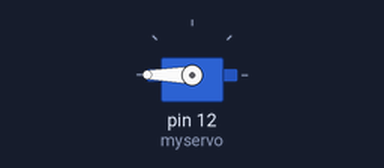
Bench run of a sketch on a simulated Arduino Uno, built with avr-gcc and run on an emulated ATmega328P. On the bench: servo.

Above: at 0.05 s.
Timing chart, 0 to 4.6 s (numbered marks = the images above):
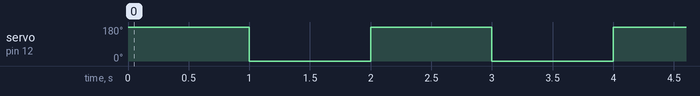

The sketch:

servo_motor.ino
```cpp
#include <Servo.h>

Servo myservo;

int s = 0;    // variable to store the servo position

void setup() {
  myservo.attach(12);  // attaches the servo on pin 9 to the servo object
}

void loop() {
    myservo.write(180);
    delay(1000);


    myservo.write(0);
    delay(1000);

}
```

Measured:
- by itself, servo on pin 12 (myservo): alternates 180° for 1.0 s and 0° for 1.0 s
